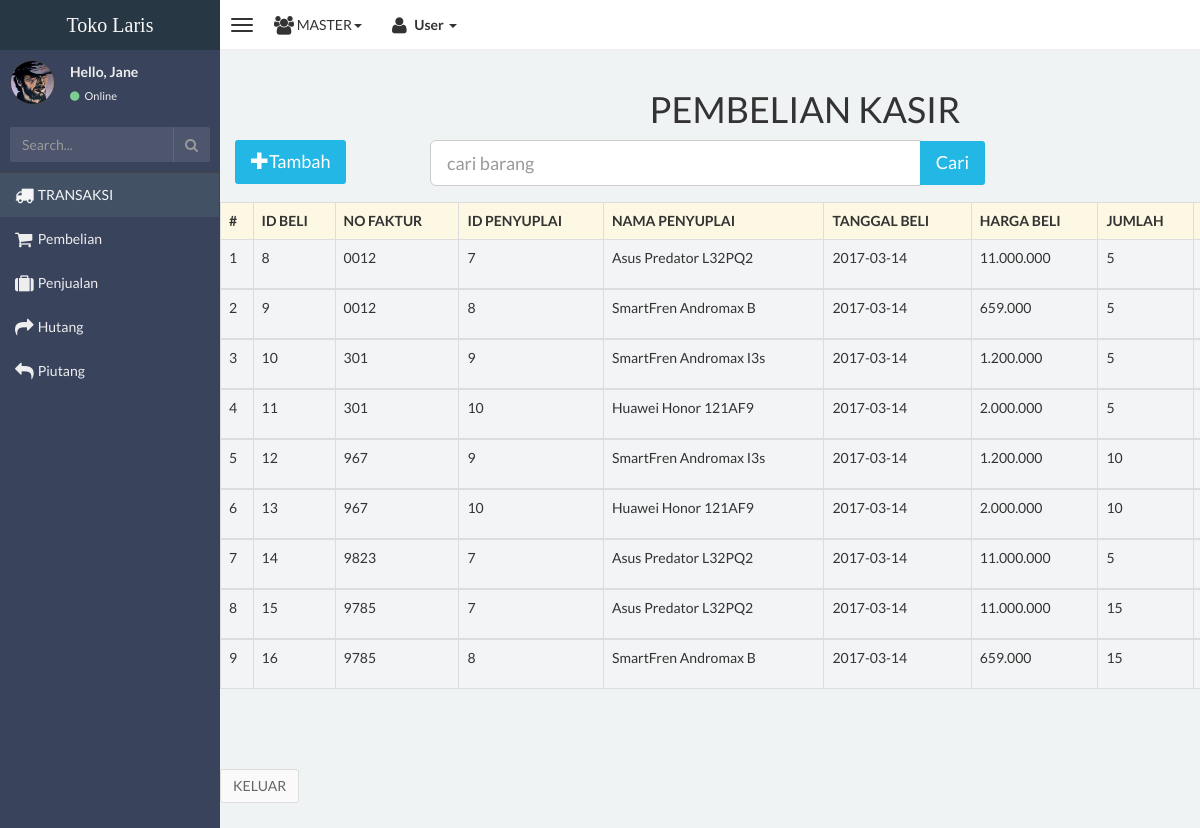
Page /master/search-pembeliankasir.php (signed in) on the committed database.
### tables this page shows
CREATE TABLE `transaksi_beli_detail` (
  `id_beli` int(11) NOT NULL,
  `faktur` varchar(6) NOT NULL,
  `id_barang` int(11) NOT NULL,
  `nama_barang` varchar(50) NOT NULL,
  `tanggal_beli` date NOT NULL,
  `harga_beli` int(11) NOT NULL,
  `jumlah_beli` int(11) NOT NULL,
  `total` int(11) NOT NULL
);

### master/search-pembeliankasir.php (the view, shortened to what this page needs)
<!DOCTYPE html>
<html>
<head>
    <link href="css/bootstrap.min.css" rel="stylesheet" type="text/css" />
    <link href="css/font-awesome.min.css" rel="stylesheet" type="text/css" />
    <link href="css/ionicons.min.css" rel="stylesheet" type="text/css" />
    <link href="css/morris/morris.css" rel="stylesheet" type="text/css" />
    <link href="css/jvectormap/jquery-jvectormap-1.2.2.css" rel="stylesheet" type="text/css" />
    <link href="css/datepicker/datepicker3.css" rel="stylesheet" type="text/css" />
    <link href="css/daterangepicker/daterangepicker-bs3.css" rel="stylesheet" type="text/css" />
    <link href="css/iCheck/all.css" rel="stylesheet" type="text/css" />
    <link href="css/style.css" rel="stylesheet" type="text/css" />
</head>
<body class="skin-black">
<?php include 'nav-bar.php'; ?>
<div class="wrapper row-offcanvas row-offcanvas-left">
    <aside class="left-side sidebar-offcanvas">
        <?php include 'side-bar.php'; ?>
    </aside>
                    <aside class="right-side">
                <section class="content">
                    <div class="row" style="margin-bottom:5px;">
                    <div class="container">
                <h1 align="center">PEMBELIAN KASIR</h1>
                    <div class="row">
                        <div class="col-md-2">
                        <div class="form-group">
                            <a href="tabel-pembelian.php" class="btn btn-lg btn-info"><i class="glyphicon glyphicon-plus"></i>Tambah</a>
                        </div>
                        </div>
                        <div class="col-md-6">
                        <form method="POST" action="">
                            <div class="form-group">
                            <div class = "input-group">
                                 <input type="text" class="form-control input-lg"" placeholder="cari barang" name="kunci">
                                 <span class = "input-group-btn">
                                    <input type="submit" name="submit" class= "btn btn-info btn-lg" value="Cari">
                                 </span>
                            </div>
                       </form>
                        </div>
                        <div class="col-md-4">
                        </div>
                    </div><br><br>
                    <table class="table table-striped table-bordered">
                            <thead>
                                <tr class="warning">
                                    <th>#</th>
                                    <th>ID BELI</th>
                                    <th>NO FAKTUR</th>
                                    <th>ID PENYUPLAI</th>
                                    <th>NAMA PENYUPLAI</th>
                                    <th>TANGGAL BELI</th>
                                    <th>HARGA BELI</th>
                                    <th>JUMLAH</th>
                                    <TH>TOTAL</TH>
                                </tr>
                            </thead>
                            <?php
                            include "koneksi.php";
                            $no=1;
                            $result=mysqli_query($link, "SELECT * FROM transaksi_beli_detail WHERE id_beli LIKE '%$_POST[kunci]%' or faktur LIKE '%$_POST[kunci]%' or id_barang LIKE '%$_POST[kunci]%' or nama_barang LIKE '%$_POST[kunci]%' ");
                            while ($row=mysqli_fetch_array($result)) {
                                ?>
                            <tbody>
                                <tr>
                                     <td><?= $no++; ?></td>
                                   <td><?= $row['id_beli'];?></td>
                                   <td><?= $row['faktur'];?></td>
                                   <td><?= $row['id_barang'];?></td>
                                   <td><?= $row['nama_barang'];?></td>
                                   <td><?= $row['tanggal_beli'];?></td>
                                   <td><?php echo number_format($row['harga_beli'],0,',','.');?></td>
                                   <td><?= $row['jumlah_beli'];?></td>
                                   <td><?= number_format($row['total'],0,',','.');?></td>
                                </tr>
                            </tbody>
                            <?php } ?>
                          </table><br><br><br>
                          <a href="Pembelian.php" class="btn btn-default">KELUAR</a>
                </div>
                                                </div>
                                        </section>
                      </div>
</body>
</html>

### rows in the picture
transaksi_beli_detail: id_beli "8", faktur "0012", id_barang "7", nama_barang "Asus Predator L32PQ2", tanggal_beli "2017-03-14", harga_beli "11.000.000", jumlah_beli "5"
transaksi_beli_detail: id_beli "9", faktur "0012", id_barang "8", nama_barang "SmartFren Andromax B", tanggal_beli "2017-03-14", harga_beli "659.000", jumlah_beli "5"
transaksi_beli_detail: id_beli "10", faktur "301", id_barang "9", nama_barang "SmartFren Andromax I3s", tanggal_beli "2017-03-14", harga_beli "1.200.000", jumlah_beli "5"
transaksi_beli_detail: id_beli "11", faktur "301", id_barang "10", nama_barang "Huawei Honor 121AF9", tanggal_beli "2017-03-14", harga_beli "2.000.000", jumlah_beli "5"
transaksi_beli_detail: id_beli "12", faktur "967", id_barang "9", nama_barang "SmartFren Andromax I3s", tanggal_beli "2017-03-14", harga_beli "1.200.000", jumlah_beli "10"
transaksi_beli_detail: id_beli "13", faktur "967", id_barang "10", nama_barang "Huawei Honor 121AF9", tanggal_beli "2017-03-14", harga_beli "2.000.000", jumlah_beli "10"
transaksi_beli_detail: id_beli "14", faktur "9823", id_barang "7", nama_barang "Asus Predator L32PQ2", tanggal_beli "2017-03-14", harga_beli "11.000.000", jumlah_beli "5"
transaksi_beli_detail: id_beli "15", faktur "9785", id_barang "7", nama_barang "Asus Predator L32PQ2", tanggal_beli "2017-03-14", harga_beli "11.000.000", jumlah_beli "15"
transaksi_beli_detail: id_beli "16", faktur "9785", id_barang "8", nama_barang "SmartFren Andromax B", tanggal_beli "2017-03-14", harga_beli "659.000", jumlah_beli "15"
